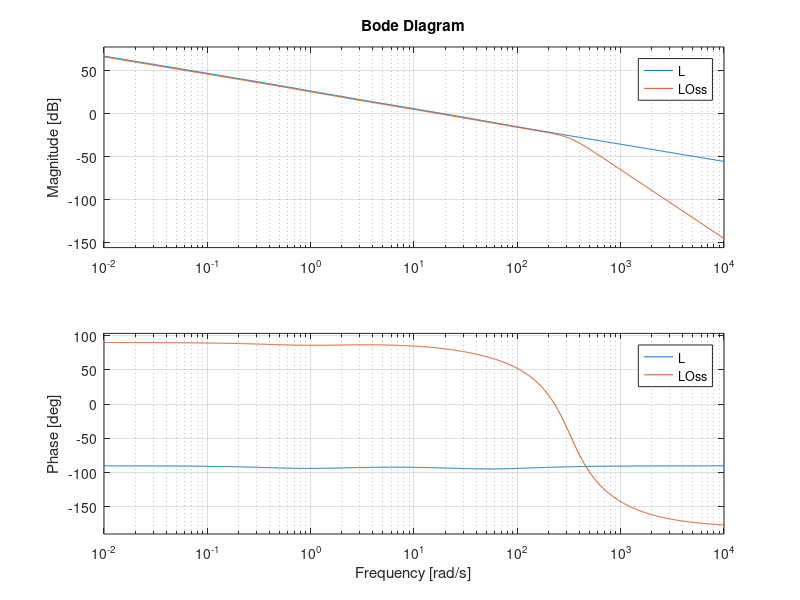

Recreate this plot in MATLAB.
clearvars;
close all

gamma = 1;
rho = 1;
s = 1000000; % sigma

A = [0 1 0; 0 -.875 -20; 0 0 -50];
B = [0 0 50]';
C = [1 0 0]; %scelta da noi
D = 0; %scelta da noi

x0 = [pi/2 0 0];

Ps = ss(A,B,C,D); % Sistema di partenza
P = tf(Ps);

G = [1 0 0; 0 gamma*1 0];
H = [0 0]';
Qc = G'* G;
Rc = H'* H + rho;


Kc = lqr(A,B,Qc,Rc);
L = ss(A,B,Kc,0); %Sistema con Feedback di stato


Bbar = B;
Rf = 1;
Qf = s * 1000;
Kf = lqe(A,Bbar,C,Qf,Rf);

K = ss(A-B*Kc-Kf*C,Kf,-Kc,0); %Sistema con output feedback
LOss = Ps * K;
LOss = minreal(LOss);

% sigma(L,K*Ps)
% figure, impulse(L, L0)
bode(L, LOss)
